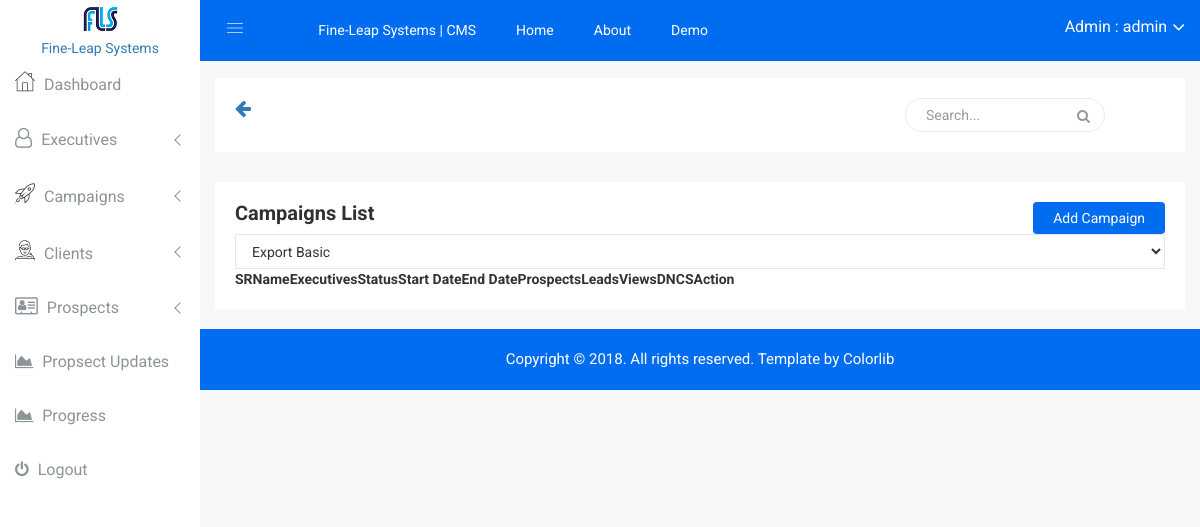
The page /crm_admin/campaigns/list/ (signed in) on the database as committed earlier.
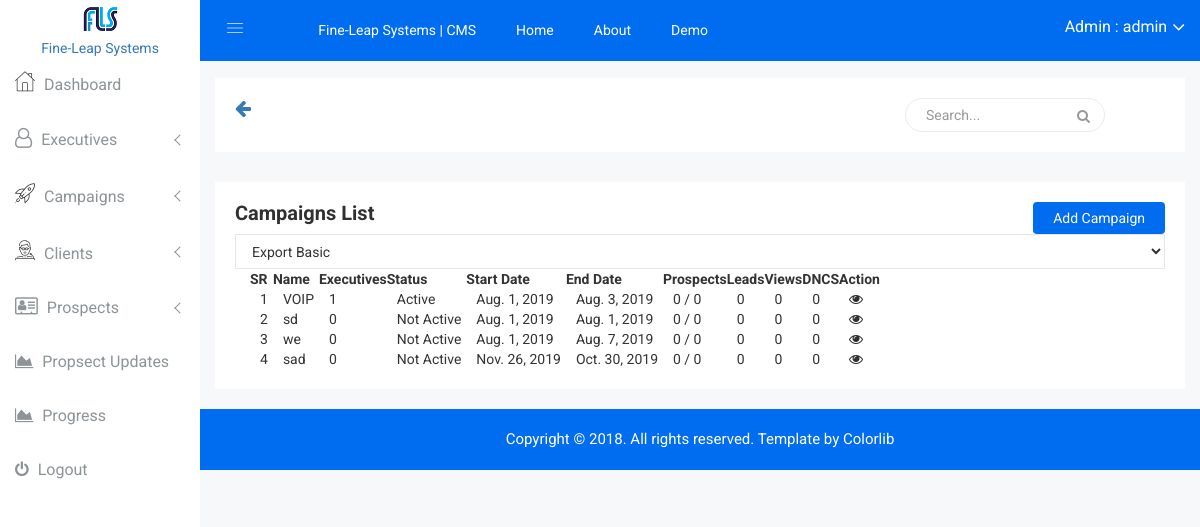
The same page on the database as committed later.
### portal/models.py (models this page shows, shortened)
class User(AbstractBaseUser, PermissionsMixin):
    email = models.EmailField(_('email address'), unique=True)
    first_name = models.CharField(max_length=32, blank=True)
    last_name = models.CharField(max_length=32, blank=True)
    phone = models.CharField(max_length=13, blank=True)
    employee_id = models.CharField(max_length=12, blank=True)
    date_joined = models.DateTimeField(_('date joined'), auto_now_add=True)
    date_of_birth = models.DateField(blank=True, null=True)
    details = models.TextField(blank=True)
    is_active = models.BooleanField(_('active'), default=True)
    is_staff = models.BooleanField(_('staff'), default=False)
    is_superuser = models.BooleanField(_('superuser'), default=False)
    objects = UserManager()
    USERNAME_FIELD = 'email'
    REQUIRED_FIELDS = []
    class Meta:
        verbose_name = _('user')
        verbose_name_plural = _('users')
    def __str__(self):
        return self.get_email_name
    @property
    def get_display_text(self):
        if self.get_full_name:
            return self.get_full_name
        else:
            return self.__str__()
    @property
    def get_full_name(self):
        return "{} {}".format(self.first_name, self.last_name) if (self.first_name or self.last_name) else ""
    @property
    def get_email_name(self):
        email_str = str(self.email)
        return email_str[:email_str.rfind("@")]

### campaigns/models.py (models this page shows, shortened)
class Campaign(models.Model):
    client = models.ForeignKey(Client, on_delete=models.SET_NULL, null=True, blank=True)
    name = models.CharField(max_length=64)
    aim = models.CharField(max_length=128, blank=True)
    slug = models.SlugField(blank=True)
    is_active = models.BooleanField(default=True)
    script = models.TextField(blank=True)
    details = models.TextField(blank=True)
    start_date = models.DateField(blank=True)
    end_date = models.DateField(blank=True)
    executives = models.ManyToManyField('portal.User', blank=True)
    prospects = models.ManyToManyField('prospects.Prospect', blank=True, through='ProspectCampaignRelation')
    added_on = models.DateTimeField(auto_now_add=True)
    @property
    def get_active_status(self):
        return "Active" if self.is_active else "Not Active"
    @property
    def get_executives(self):
        print(self.executives.all())
        return self.executives.all()
    @property
    def get_display_text(self):
        return self.name
    @property
    def get_admin_update_url(self):
        return reverse_lazy("crm_admin:campaign_update", kwargs={'slug': self.slug})
    @property
    def get_all_prospects(self):
        return self.prospects.all()
    @property
    def prospects_non_attempted(self):
        return self.prospects.filter(prospectcampaignrelation__attempted=False)
    @property
    def get_all_leads(self):
        return Result.objects.filter(prospect_campaign_relation__campaign=self, result_choice="Lead")
    @property
    def get_all_views(self):
        return Result.objects.filter(prospect_campaign_relation__campaign=self, result_choice="View")
    @property
    def get_all_dncs(self):
        return Result.objects.filter(prospect_campaign_relation__campaign=self, result_choice="DNC")

### crm_admin/views.py (the view)
        class WrappedClass(UserPassesTestMixin, wrapped):
            def test_func(self):
                return self.request.user.is_superuser

### crm_admin/templates/crm_admin/campaigns/list.html (shortened to what this page needs)
{% extends "crm_admin/base.html" %}
{% load result_tags %}
{% load static %}
{% block content %}
            <div class="data-table-area mg-b-15">
            <div class="container-fluid">
                <div class="row">
                    <div class="col-lg-12 col-md-12 col-sm-12 col-xs-12">
                        <div class="sparkline13-list">
                            <div class="sparkline13-hd">
                                <div class="main-sparkline13-hd">
                                    <h1>Campaigns List</h1>
                                    <div class="add-product">
                                        <a href="{% url "crm_admin:campaign_add" %}">Add Campaign</a>
                                    </div>
                                </div>
                            </div>
                            <div class="sparkline13-graph">
                                <div class="datatable-dashv1-list custom-datatable-overright">
                                    <div id="toolbar">
                                        <select class="form-control dt-tb">
											<option value="">Export Basic</option>
										</select>
                                    </div>
                                    <table id="table" data-toggle="table" data-pagination="true" data-search="true" data-show-columns="true" data-show-pagination-switch="true" data-show-refresh="true" data-key-events="true" data-show-toggle="true" data-resizable="true" data-cookie="true"
                                        data-cookie-id-table="saveId" data-show-export="true" data-click-to-select="true" data-toolbar="#toolbar">
                                        <thead>
                                            <tr>
                                                <th data-field="" data-checkbox="true"></th>
                                                <th data-field="id">SR</th>
                                                <th data-field="name">Name</th>
                                                <th data-field="executives">Executives</th>
                                                <th data-field="status">Status</th>
                                                <th data-field="start_date">Start Date</th>
                                                <th data-field="end_date">End Date</th>
                                                <th data-field="prospects">Prospects</th>
                                                <th data-field="leads">Leads</th>
                                                <th data-field="views">Views</th>
                                                <th data-field="dncs">DNCS</th>
                                                <th data-field="action">Action</th>
                                            </tr>
                                        </thead>
                                        <tbody>
                                            {% for campaign in campaigns %}
                                                <tr>
                                                    <td></td>
                                                    <td>{{ forloop.counter }}</td>
                                                    <td>{{ campaign.get_display_text }}</td>
                                                    <td>{{ campaign.get_executives.count }}</td>
                                                    <td>{{ campaign.get_active_status }}</td>
                                                    <td>{{ campaign.start_date }}</td>
                                                    <td>{{ campaign.end_date }}</td>
                                                    <td>{{ campaign.prospects_non_attempted.count }} / {{ campaign.get_all_prospects.count }}</td>
                                                    <td>{{ campaign.get_all_leads.count }}</td>
                                                    <td>{{ campaign.get_all_views.count }}</td>
                                                    <td>{{ campaign.get_all_dncs.count }}</td>
                                                    <td class="datatable-ct">
                                                        <a href="{{ campaign.get_admin_update_url }}"> <i class="fa fa-eye"> </i> </a>
                                                    </td>
                                                </tr>
                                            {% endfor %}
                                        </tbody>
                                    </table>
                                </div>
                            </div>
                        </div>
                    </div>
                </div>
            </div>
        </div>
{% endblock %}

### crm_admin/templates/crm_admin/header.html (shortened to what this page needs)
    {% load static %}
    <div class="container-fluid">
        <div class="row">
            <div class="col-lg-12 col-md-12 col-sm-12 col-xs-12">
                <div class="logo-pro">
                    <a href="index.html"><img class="main-logo" src="{% static "img/logo/logosn.png" %}" alt="" /></a>
                </div>
            </div>
        </div>
    </div>
<br>
    <div class="header-advance-area">
        <div class="header-top-area">
            <div class="container-fluid">
                <div class="row">
                    <div class="col-lg-12 col-md-12 col-sm-12 col-xs-12">
                        <div class="header-top-wraper">
                            <div class="row">
                                <div class="col-lg-1 col-md-0 col-sm-1 col-xs-12">
                                    <div class="menu-switcher-pro">
                                        <button type="button" id="sidebarCollapse" class="btn bar-button-pro header-drl-controller-btn btn-info navbar-btn">
                                                <i class="educate-icon educate-nav"></i>
                                            </button>
                                    </div>
                                </div>
                                <div class="col-lg-6 col-md-7 col-sm-6 col-xs-12">
                                    <div class="header-top-menu tabl-d-n">
                                        <ul class="nav navbar-nav mai-top-nav">
                                            <li class="nav-item"><a href="{% url "portal:home" %}">Fine-Leap Systems | CMS</a></li>
                                            <li class="nav-item"><a href="{% url "portal:home" %}" class="nav-link">Home</a>
                                            </li>
                                            <li class="nav-item"><a href="#" class="nav-link">About</a>
                                            </li>
                                            <li class="nav-item"><a href="#" class="nav-link">Demo</a>
                                            </li>
                                        </ul>
                                    </div>
                                </div>
                                <div class="col-lg-5 col-md-5 col-sm-12 col-xs-12">
                                    <div class="header-right-info">
                                        <ul class="nav navbar-nav mai-top-nav header-right-menu">
                                            <li class="nav-item">
                                                <a href="#" data-toggle="dropdown" role="button" aria-expanded="false" class="nav-link dropdown-toggle">
                                                    <span class="admin-name">Admin : {{ user.get_display_text }}</span>
                                                    <i class="fa fa-angle-down edu-icon edu-down-arrow"></i>
                                                </a>
                                            </li>
                                        </ul>
                                    </div>
                                </div>
                            </div>
                        </div>
                    </div>
                </div>
            </div>
        </div>
        <div class="breadcome-area">
            <div class="container-fluid">
                <div class="row">
                    <div class="col-lg-12 col-md-12 col-sm-12 col-xs-12">
                        <div class="breadcome-list">
                            <div class="row">
                                <div class="col-lg-5 col-md-5 col-sm-5 col-xs-2">
                                    <a class="float-left" onClick="javascript:history.go(-1);"><i class="fa fa-arrow-left fa-lg"></i></a>
                                </div>
                                <div class="col-lg-6 col-md-6 col-sm-6 col-xs-10">
                                    <div class="breadcome-heading" style="float: right!important;">
                                        <form role="search" class="sr-input-func">
                                            <input type="text" placeholder="Search..." class="search-int form-control">
                                            <a href="#"><i class="fa fa-search"></i></a>
                                        </form>
                                    </div>
                                </div>
                            </div>
                        </div>
                    </div>
                </div>
            </div>
        </div>
    </div>

Rows that differ between the two databases and show on the page:
added Campaign: get_display_text "VOIP", get_executives.count "1", get_active_status "Active", start_date "Aug. 1, 2019", end_date "Aug. 3, 2019", prospects_non_attempted.count "0", get_all_prospects.count "0", get_all_leads.count "0", get_all_views.count "0", get_all_dncs.count "0"
added Campaign: get_display_text "sd", get_executives.count "0", get_active_status "Not Active", start_date "Aug. 1, 2019", end_date "Aug. 1, 2019", prospects_non_attempted.count "0", get_all_prospects.count "0", get_all_leads.count "0", get_all_views.count "0", get_all_dncs.count "0"
added Campaign: get_display_text "we", get_executives.count "0", get_active_status "Not Active", start_date "Aug. 1, 2019", end_date "Aug. 7, 2019", prospects_non_attempted.count "0", get_all_prospects.count "0", get_all_leads.count "0", get_all_views.count "0", get_all_dncs.count "0"
added Campaign: get_display_text "sad", get_executives.count "0", get_active_status "Not Active", start_date "Nov. 26, 2019", end_date "Oct. 30, 2019", prospects_non_attempted.count "0", get_all_prospects.count "0", get_all_leads.count "0", get_all_views.count "0", get_all_dncs.count "0"
